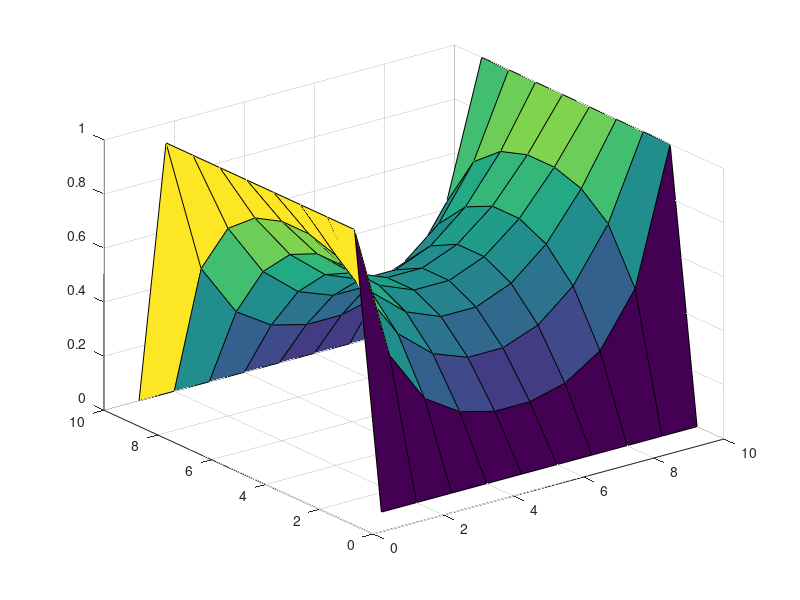

The MATLAB script that drew this image:
nx = 10;
ny = 10;
V = zeros(nx,ny);
Niterations = 50;
n = 0;

while n < Niterations
    V(1,:) = 1;
    V(nx,:) = 1;
    V(:,1) = 0;
    V(:,ny) = 0;
    for i = 2:nx-1
        for j = 2:ny -1
            
           V(i,j) = (V(i+1,j) + V(i-1,j) + V(i,j+1) + V(i,j-1)) * 0.25;
            
        end
    end
    n = n+1;
    figure(2)
    surf(V.')
    pause(0.1)
end